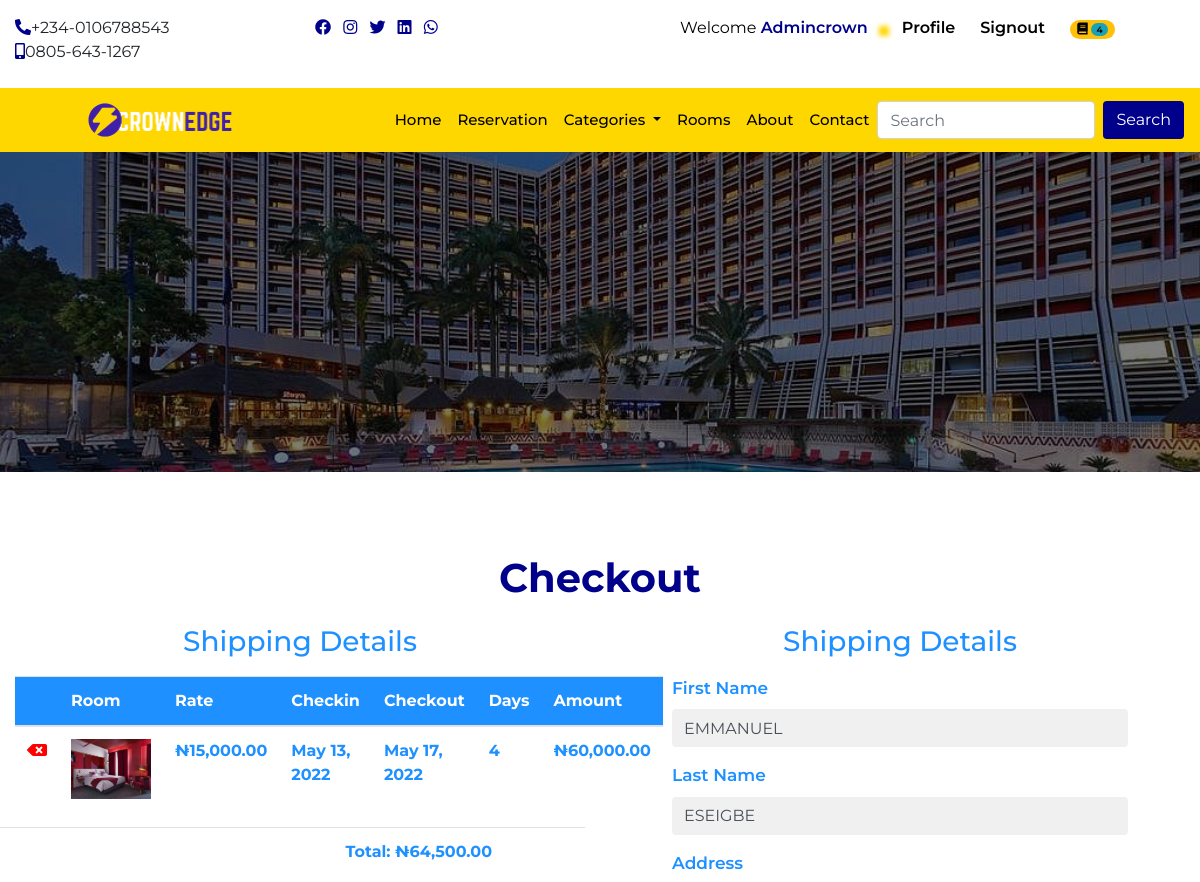
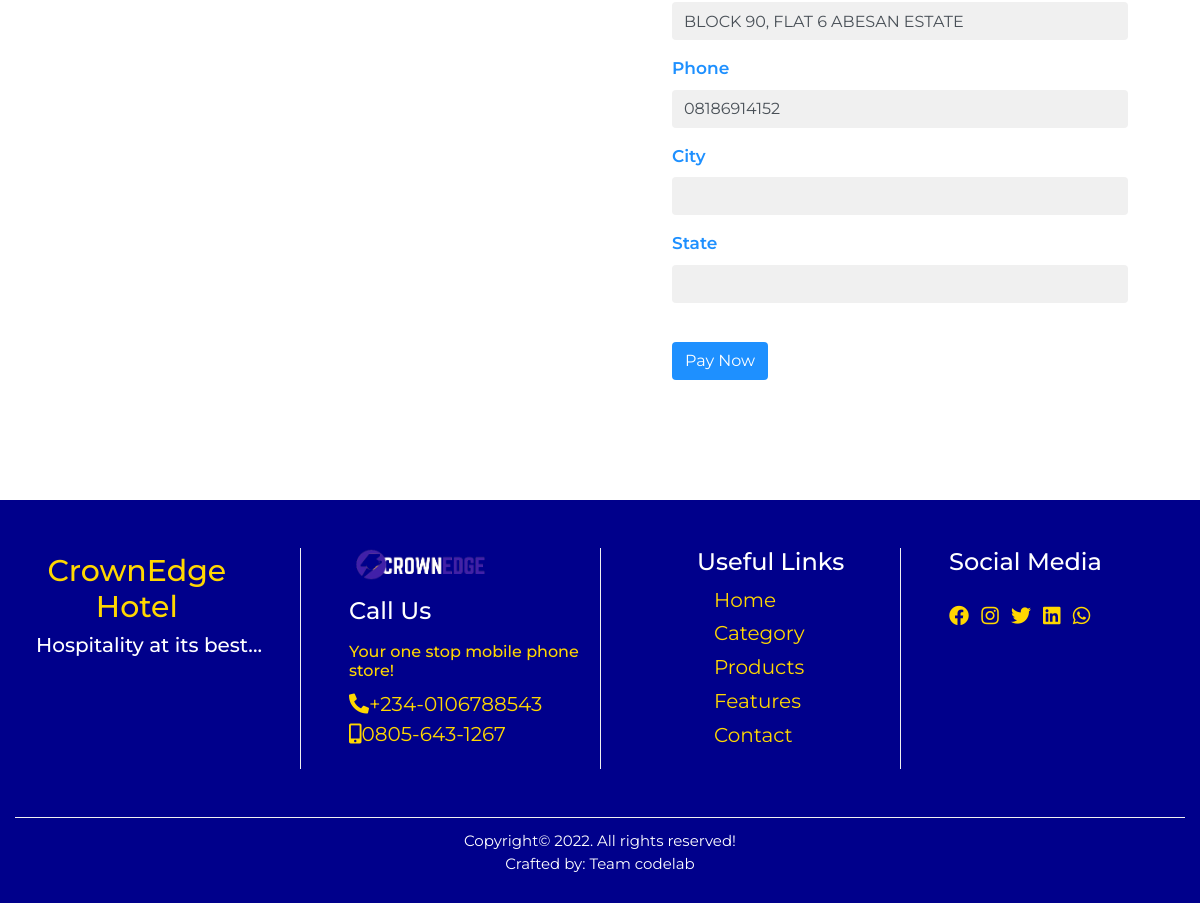
Page /checkout (signed in) on the committed database (2 pictures, top to bottom).
### home/models.py (models this page shows, shortened)
class CompanyProfile(models.Model):
    name = models.CharField(max_length=50)
    keyword = models.CharField(max_length=150)
    description = models.CharField(max_length=150)
    logo = models.ImageField(upload_to='logo', blank=True, null=True)
    favicon = models.ImageField(upload_to='logo', blank=True, null=True, default='/favicon-96x96.png')
    carousel = models.ImageField(upload_to='carousel', blank=True, null=True)
    carousel2 = models.ImageField(upload_to='carousel', blank=True, null=True)
    carousel3 = models.ImageField(upload_to='carousel', blank=True, null=True)
    carousel4 = models.ImageField(upload_to='carousel', blank=True, null=True)
    banner = models.ImageField(upload_to='banner', blank=True, null=True)
    mobile = models.CharField(max_length=20)
    mobile2 = models.CharField(max_length=20)
    address = models.CharField(max_length=100)
    email = models.EmailField()
    website = models.URLField()
    about = models.TextField()
    about2 = models.TextField()
    copyright_year = models.CharField(max_length=4)
    class Meta:
        db_table = 'companyprofile'
        managed = True
        verbose_name = 'CompanyProfile'
        verbose_name_plural = 'CompanyProfile'

### booking/models.py (models this page shows, shortened)
class Booking(models.Model):
    user = models.ForeignKey(User, on_delete=models.CASCADE)
    room = models.ForeignKey(Room, on_delete=models.CASCADE)
    room_no = models.IntegerField()
    booking_code = models.CharField(max_length=50)
    checkin = models.DateField()
    checkout = models.DateField()
    no_days = models.IntegerField(blank=True, null=True)
    price = models.IntegerField()
    amount = models.IntegerField(blank=True, null=True)
    paid = models.BooleanField(default=False)
    available = models.BooleanField(default=True)
    booking_date = models.DateTimeField(auto_now_add=True)
    del_booking = models.DateTimeField(default=timezone.now)
    checkout_update = models.DateTimeField(auto_now=True)
    future = models.BooleanField(default=False)
    display = models.BooleanField(default=True)

### room/models.py (models this page shows, shortened)
class Room(models.Model):
    category = models.ForeignKey(Category,on_delete= models.CASCADE)
    tag = models.CharField(max_length=50)
    room_no = models.IntegerField()
    slug = models.SlugField(unique=True)
    room_img = models.ImageField(upload_to='room', blank=True, null=True)
    description = models.TextField()
    rate = models.IntegerField()
    amenity = models.CharField(max_length=100)
    standard_suite = models.BooleanField(default=False)
    luxury_suite = models.BooleanField(default=False)
    deluxe_suite = models.BooleanField(default=False)
    royal_suite = models.BooleanField(default=False)
    min_guest = models.IntegerField()
    max_guest = models.IntegerField()
    available = models.BooleanField(default=True)
    created_at = models.DateTimeField(auto_now_add=True)
    updated_at = models.DateTimeField(auto_now=True)
    class Meta:
        db_table = 'room'
        managed = True
        verbose_name = 'Room'
        verbose_name_plural = 'Room'

### userprofile/models.py (models this page shows, shortened)
class Profile(models.Model):
    user = models.OneToOneField(User, on_delete= models.CASCADE)
    first_name = models.CharField(max_length=50)
    last_name = models.CharField(max_length=50)
    username = models.CharField(max_length=50)
    email = models.EmailField()
    phone = models.CharField(max_length=50)
    state = models.CharField(max_length=50)
    address = models.CharField(max_length=150)
    pix = models.ImageField(upload_to='profile', default='profile/avatar.png', blank=True, null=True)
    class Meta:
        db_table = 'profile'
        managed = True
        verbose_name = 'Profile'
        verbose_name_plural = 'Profile'

### home/views.py (the view)
# urls.py: path('checkout', views.checkout, name='checkout'),
@login_required(login_url='signin')
def checkout(request):
    profile = Profile.objects.get(user__username = request.user.username)
    booking = Booking.objects.filter(user__username = request.user.username, paid=False)
    subtotal = 0
    vat = 0
    total = 0
    for item in booking:
        subtotal += item.price * item.no_days
    vat = 0.075 * subtotal
    total = subtotal + vat
    context = {
        'booking':booking,
        'profile':profile,
        'total':total,
    }
    return render(request, 'checkout.html', context)

### home/templates/checkout.html (shortened to what this page needs)
{% extends "base.html" %}
{% load humanize %}
{% block header %} {% include 'header.html' %} {% endblock header %}
{% block banner %} {% include 'banner.html' %} {% endblock banner %}
{% block content %}
<section>
  <div class="container-fluid check">
    <h1 class="title">checkout</h1>
    <div class="row">
      <div class="col-12 col-md-6">
        <h3 class="summary">shipping details</h3>
        <table class="table cart">
          <thead>
            <tr>
              <th scope="col"></th>
              <th scope="col">room</th>
              <th scope="col">rate</th>
              <th scope="col">checkin</th>
              <th scope="col">checkout</th>
              <th scope="col">days</th>
              <th scope="col">amount</th>
            </tr>
          </thead>
          <tbody>
            {% if booking %}
                {% for item in booking %}
                <tr>
                    <td class="remov"><i class="fas fa-backspace"></i></td>
                    <td><img src="{{item.room.room_img.url}}" alt=""></td>
                    <td>₦{{item.price|floatformat:2|intcomma}}</td>
                    <td>{{item.checkin}}</td>
                    <td>{{item.checkout}}</td>
                    <td>{{item.no_days}}</td>
                    <td>₦{{item.amount|floatformat:2|intcomma}}</td>
                  </tr>
                {% endfor %}
            {% endif %}
          </tbody>
        </table>
        <table class="cart table">
            <tbody>
            <tr>
              <td class="row"></td>
              <td></td>
              <td></td>
              <td></td>
              <td></td>
              <td></td>
              <td></td>
              <td></td>
              <td></td>
              <td></td>
              <td>Total: ₦{{total|floatformat:2|intcomma}}</td>
            </tr>
          </tbody>
        </table>
      </div>
      <div class="col-12 col-md-6">
        <h3 class="summary">shipping details</h3>
        <div class="shipping">
          <form action="{% url 'pay' %}" method="POST">
            <div class="form-group">
              <label class="labe" for="exampleInputEmail1">first name</label>
              <input type="text" name="first_name" value="{{profile.first_name}}" class="form-control" id="exampleInputText1" aria-describedby="textHelp">
            </div>
            <div class="form-group">
              <label class="labe" for="exampleInputEmail1">last name</label>
              <input type="text" name="last_name" value="{{profile.last_name}}" class="form-control" id="exampleInputText1" aria-describedby="textHelp">
            </div>
            <div class="form-group">
              <label class="labe" for="exampleInputEmail1">address</label>
              <input type="text" name="address" value="{{profile.address}}" class="form-control" id="exampleInputText1" aria-describedby="textHelp">
            </div>
            <div class="form-group">
              <label class="labe" for="exampleInputEmail1">phone</label>
              <input type="text" name="phone" value="{{profile.phone}}" class="form-control" id="exampleInputText1" aria-describedby="textHelp">
            </div>
            <div class="form-group">
              <label class="labe" for="exampleInputEmail1">city</label>
              <input type="text" class="form-control" id="exampleInputText1" aria-describedby="textHelp">
            </div>
            <div class="form-group">
              <label class="labe" for="exampleInputEmail1">state</label>
              <input type="text" class="form-control" id="exampleInputText1" aria-describedby="textHelp">
            </div>
            <button type="submit" class="btn check-btn">Pay now</button>
            </div>
        </div>
      </div>
    </div>
</section>
{% endblock content %}
{% block footer %} {% include 'footer.html' %} {% endblock footer %}

### home/templates/header.html (shortened to what this page needs)
{% load sample_tags %}
<div class="container-fluid">
    <div class="row">
      <div class="col-12 col-sm-6 col-md-2 col-lg-3 mt-3 mb-2 hide">
        <ul class="list-inline">
          <li class="list-inline-item"><a href=""><i class="fas fa-phone-alt"></i></a><span>+234-0106788543</span></li>
          <li class="list-inline-item"><a href=""><i class="fas fa-mobile-alt"></i></a><span>0805-643-1267</span></li>
        </ul>
      </div>
      <div class="col-12 col-sm-6 col-md-2 col-lg-3 mt-3 mb-2 hide">
        <ul class="list-inline">
          <li class="list-inline-item"><a href=""><i class="fab fa-facebook"></i></a></li>
          <li class="list-inline-item"><a href=""><i class="fab fa-instagram"></i></a></li>
          <li class="list-inline-item"><a href=""><i class="fab fa-twitter"></i></a></li>
          <li class="list-inline-item"><a href=""><i class="fab fa-linkedin"></i></a></li>
          <li class="list-inline-item"><a href=""><i class="fab fa-whatsapp"></i></a></li>
        </ul>
      </div>
      <div class="col-12 col-sm-12 col-md-8 col-lg-6 mt-3 mb-2 auth">
        <ul class="">
          {% if user.is_authenticated %}
            <li class=""><a href="{% url 'profile' %}" class="welcome">welcome <span>
              {% if user.first_name %}
                {{request.user.first_name}}
              {% else %}
                {{request.user.username}}
              {% endif %}
            </span></i></a></li>
            <li class=""><a href="{% url 'profile' %}" class="user-btn"><span>profile</span></a></li>
            <li class=""><a href="{% url 'signout' %}" class="user-btn"><span>signout</span></a></li>
            <li class="">
              <a href="{% url 'booked' %}" class="user-btn">
                {% if itemcount > 0 %}
                <span class="badge badge-pill badge-warning">
                  <i class="fa fa-book" aria-hidden="true"></i>
                  <span class="badge badge-pill badge-info">{{itemcount}}</span>
                </span>
                {% else %}
                  <i class="fa fa-book" aria-hidden="true"></i>
                {% endif %}
              </a>
            </li>
          {% else %}
            <li class=""><a href="{% url 'signin' %}" class="user-btn"><i class="fas fa-user"></i><span>signin</span></a></li>
            <li class=""><a href="{% url 'signup' %}" class="user-btn"><i class="fas fa-users"></i><span>signup</span></a></li>
          {% endif %}
        </ul>
      </div>
    </div>
  </div>
      <nav class="navbar navbar-expand-lg navbar-light sticky-top">
        <a class="navbar-brand" href="{% url 'home' %}"><img src="{{cprofile.logo.url}}" alt=""></a>
        <div class="collapse navbar-collapse" id="navbarSupportedContent">
          <ul class="navbar-nav ml-auto">
            <li class="nav-item active">
              <a class="nav-link" href="{% url 'home' %}">home <span class="sr-only">(current)</span></a>
            </li>
            <li class="nav-item">
              <a class="nav-link" href="">reservation</a>
            </li>
            <li class="nav-item dropdown">
              <a class="nav-link dropdown-toggle" href="/index2.html" id="navbarDropdown" role="button" data-toggle="dropdown" aria-haspopup="true" aria-expanded="false">
                categories
              </a>
            </li>
            <li class="nav-item">
              <a class="nav-link" href="{% url 'rooms' %}">rooms</a>
            </li>
            <li class="nav-item">
              <a class="nav-link" href="#aboutus">about</a>
            </li>
            <li class="nav-item">
              <a class="nav-link" href="{% intralink 'home' 'contact' %}">contact</a>
            </li>
          </ul>
          <form class="form-inline my-2 my-lg-0" action="{% url 'search' %}" method="POST">
            <input class="form-control mr-sm-2" name="search" type="search" placeholder="Search" aria-label="Search">
            <button class="btn form-btn" type="submit">Search</button>
          </form>
        </div>
      </nav>

### home/templates/footer.html
<div class="footer">
    <div class="container-fluid footer2">
      <div class="row">
        <div class="col-12 col-sm-6 col-md-4 col-lg-3 foota-box">
          <h1>CrownEdge <span>Hotel</span></h1>
          <h4>Hospitality at its best...</h4>
        </div>
        <div class="col-12 col-sm-6 col-md-4 col-lg-3 foota-box2">
          <img src="{{cprofile.logo.url}}" alt="">
          <h4 class="mt-3 mb-3">Call Us</h4>
          <h6>Your one stop mobile phone store!</h6>
          <ul class="list-unstyled">
            <li><a href=""><i class="fas fa-phone-alt"></i></a><span>+234-0106788543</span></li>
            <li><a href=""><i class="fas fa-mobile-alt"></i></a><span>0805-643-1267</span></li>
          </ul>
        </div>
        <div class="col-12 col-sm-6 col-md-4 col-lg-3 foota-box3">
          <h4>Useful Links</h4>
          <ul class="list-unstyled">
            <li><a href="">Home</a></li>
            <li><a href="">Category</a></li>
            <li><a href="">Products</a></li>
            <li><a href="">Features</a></li>
            <li><a href="">Contact</a></li>
          </ul>
        </div>
        <div class="col-12 col-sm-6 col-md-12 col-lg-3 foota-box4">
          <h4 class="mb-4">Social Media</h4>
          <ul class="list-inline">
            <li class="list-inline-item"><a href=""><i class="fab fa-facebook"></i></a></li>
            <li class="list-inline-item"><a href=""><i class="fab fa-instagram"></i></a></li>
            <li class="list-inline-item"><a href=""><i class="fab fa-twitter"></i></a></li>
            <li class="list-inline-item"><a href=""><i class="fab fa-linkedin"></i></a></li>
            <li class="list-inline-item"><a href=""><i class="fab fa-whatsapp"></i></a></li>
          </ul>
        </div>
      </div>
      <div class="footer3">
        <p> Copyright&copy; 2022. All rights reserved! <br> Crafted by: Team codelab</p>
      </div>
    </div>
  </div>

### rows in the picture
CompanyProfile: logo (picture)
Booking: room.room_img (picture), price "15,000.00", checkin "May 13, 2022", checkout "May 17, 2022", no_days "4", amount "60,000.00"
Profile: first_name "EMMANUEL", last_name "ESEIGBE", address "BLOCK 90, FLAT 6 ABESAN ESTATE", phone "08186914152"

### other values in the picture
{{ request.user.username }} "Admincrown"
{{ itemcount }} "4"
{{ total|floatformat:2|intcomma }} "64,500.00"
